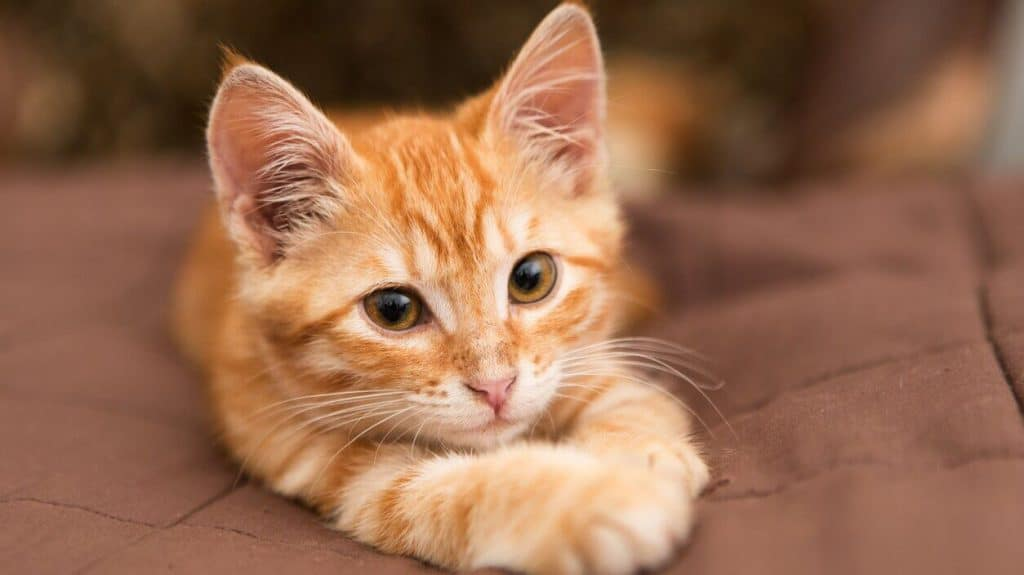
#> input picture gato.jpg, 1024 x 575 px
$ jupyter execute EjerciciosPropuestos.ipynb
#> lines starting #> are read from the running program, lines starting #| are printed output that depends on the picture; after the words box and inside, x2 and y2 are one past the last pixel; in counts of white or black regions, pixels touching at a corner belong together
[cell 1]
import cv2
import numpy as np
import matplotlib.pyplot as plt

[cell 2]
# Cargar las tres imágenes
img_gato = cv2.imread('gato.jpg')
#> img_gato is the input picture: shape (575, 1024, 3); mean B, G, R 79.3, 106.1, 150.5
img_perro = cv2.imread('perro.jpg')
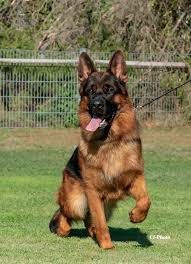
#> input picture perro.jpg, 191 x 264 px
#> img_perro is the input picture: shape (264, 191, 3); mean B, G, R 80.9, 120.6, 124.8
img_persona = cv2.imread('persona.jpg')
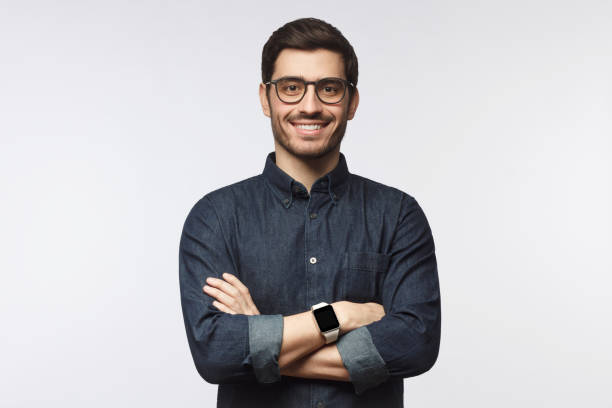
#> input picture persona.jpg, 612 x 408 px
#> img_persona is the input picture: shape (408, 612, 3); mean B, G, R 194.4, 191.1, 192.6
plt.imshow(cv2.cvtColor(img_persona, cv2.COLOR_BGR2RGB))
plt.title("Imagen de Persona Original")
plt.show()
plt.imshow(cv2.cvtColor(img_gato, cv2.COLOR_BGR2RGB))
plt.title("Imagen de Gato Original")
plt.show()
plt.imshow(cv2.cvtColor(img_perro, cv2.COLOR_BGR2RGB))
plt.title("Imagen de Perro Original")
plt.show()
# Obtener las dimensiones de cada imagen
h_gato, w_gato, _ = img_gato.shape
#> h_gato = 575; w_gato = 1024
h_perro, w_perro, _ = img_perro.shape
#> h_perro = 264; w_perro = 191
h_persona, w_persona, _ = img_persona.shape
#> h_persona = 408; w_persona = 612

# Encontrar las dimensiones máximas
max_alto = max(h_gato, h_perro, h_persona)
#> max_alto = 575
max_ancho = max(w_gato, w_perro, w_persona)
#> max_ancho = 1024

# Redimensionar todas las imágenes al mismo tamaño
gato_redimensionado = cv2.resize(img_gato, (max_ancho, max_alto))
perro_redimensionado = cv2.resize(img_perro, (max_ancho, max_alto))
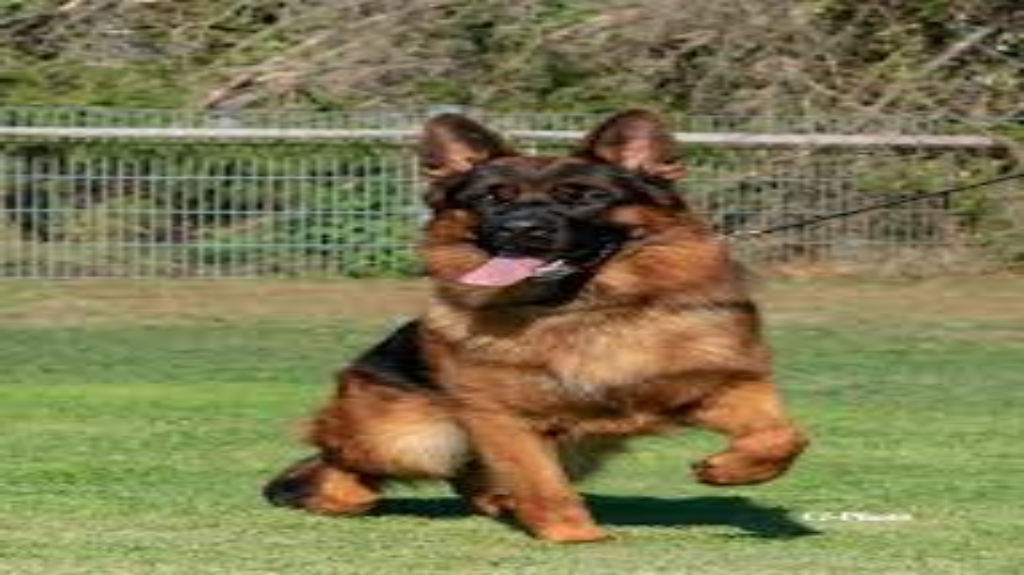
#> perro_redimensionado: shape (575, 1024, 3); mean B, G, R 80.8, 120.5, 124.7
persona_redimensionada = cv2.resize(img_persona, (max_ancho, max_alto))

# Mostrar una de las imágenes redimensionadas para comprobar
# Se convierte de BGR a RGB para mostrar con Matplotlib
plt.imshow(cv2.cvtColor(persona_redimensionada, cv2.COLOR_BGR2RGB))
plt.title("Imagen de Persona Redimensionada")
plt.show()
plt.imshow(cv2.cvtColor(gato_redimensionado, cv2.COLOR_BGR2RGB))
plt.title("Imagen de Gato Redimensionada")
plt.show()
plt.imshow(cv2.cvtColor(perro_redimensionado, cv2.COLOR_BGR2RGB))
plt.title("Imagen de Perro Redimensionada")
plt.show()

[cell 3]
# OpenCV usa el orden BGR, por lo que el canal Rojo es el 2, Verde es 1 y Azul es 0.
# Extraer el canal Rojo del gato
canal_R_gato = gato_redimensionado[:,:,2]
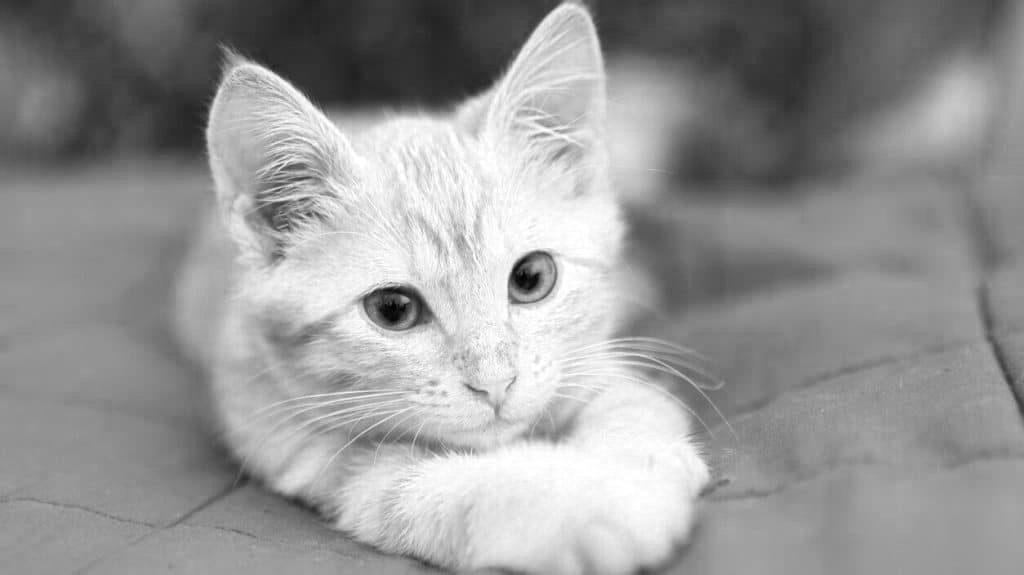
#> canal_R_gato: shape (575, 1024); min 0, max 255, mean 150.5
# Extraer el canal Verde del perro
canal_G_perro = perro_redimensionado[:,:,1]
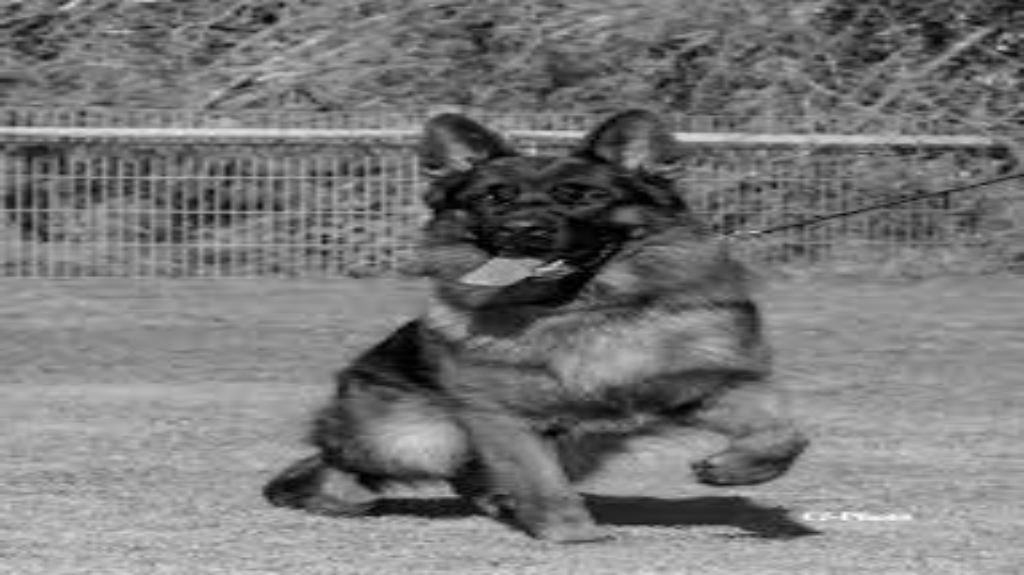
#> canal_G_perro: shape (575, 1024); min 0, max 254, mean 120.5
# Extraer el canal Azul de la persona
canal_B_persona = persona_redimensionada[:,:,0]
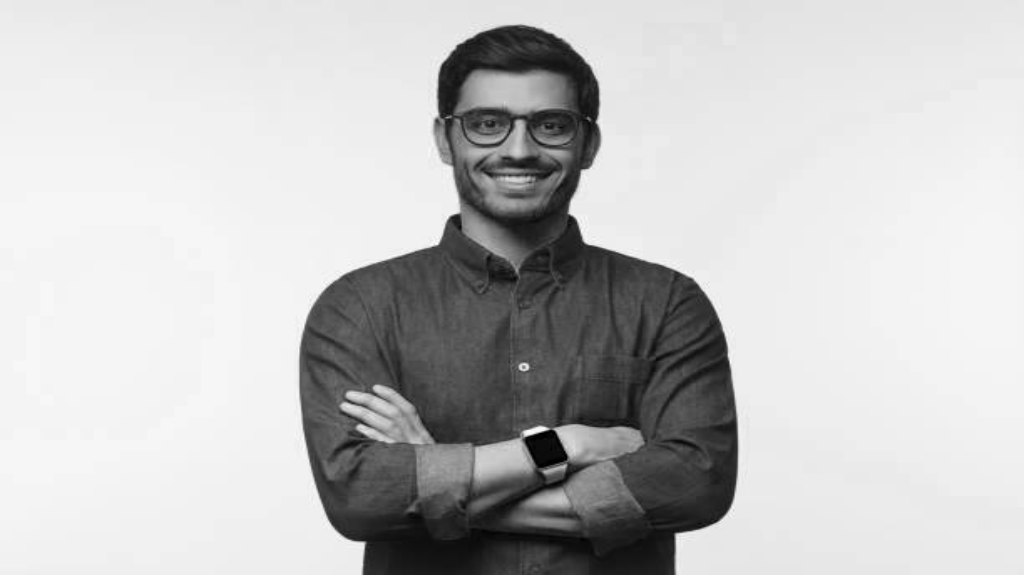
#> canal_B_persona: shape (575, 1024); min 0, max 254, mean 194.4

# Unir los canales en una nueva imagen BGR
imagen_combinada = cv2.merge([canal_B_persona, canal_G_perro, canal_R_gato])
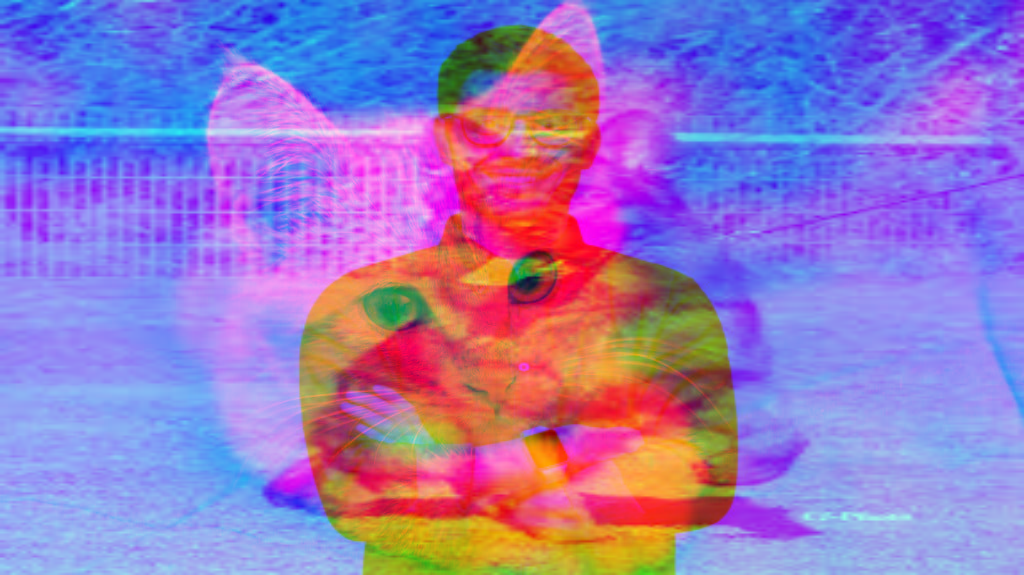
#> imagen_combinada: shape (575, 1024, 3); mean B, G, R 194.4, 120.5, 150.5

# Mostrar la imagen resultante
plt.imshow(cv2.cvtColor(imagen_combinada, cv2.COLOR_BGR2RGB))
plt.title("Imagen con Canales Combinados")
plt.show()

[cell 4]
# Convertir la imagen combinada a su negativo
imagen_negativo = 255 - imagen_combinada
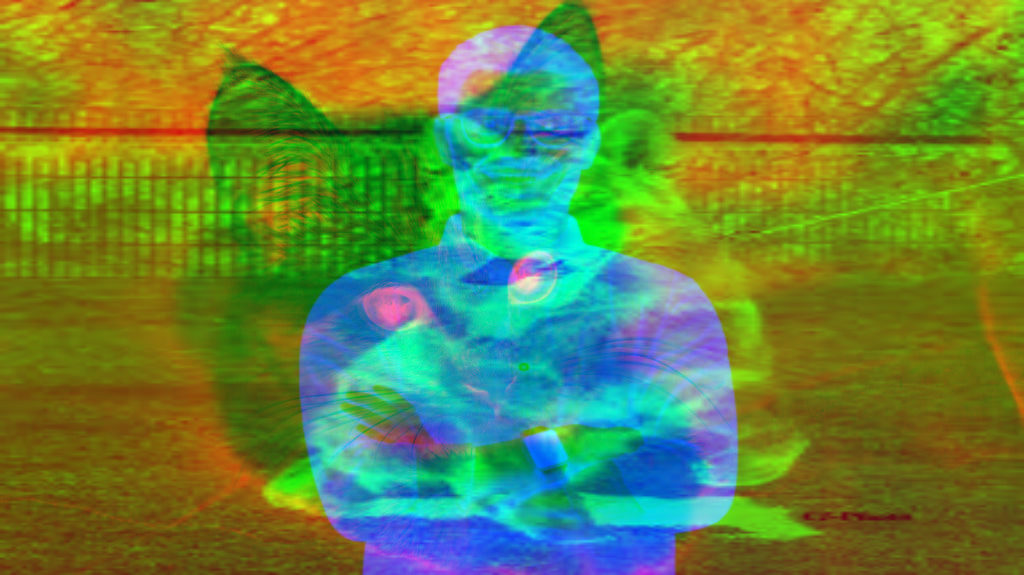
#> imagen_negativo: shape (575, 1024, 3); mean B, G, R 60.6, 134.5, 104.5

# Guardar la imagen en negativo
cv2.imwrite('imagen_negativo.jpg', imagen_negativo)

# Mostrar el negativo
plt.imshow(cv2.cvtColor(imagen_negativo, cv2.COLOR_BGR2RGB))
plt.title("Imagen en Negativo")
plt.show()

# Abrir la imagen guardada en escala de grises
img_negativo_gris = cv2.imread('imagen_negativo.jpg', cv2.IMREAD_GRAYSCALE)
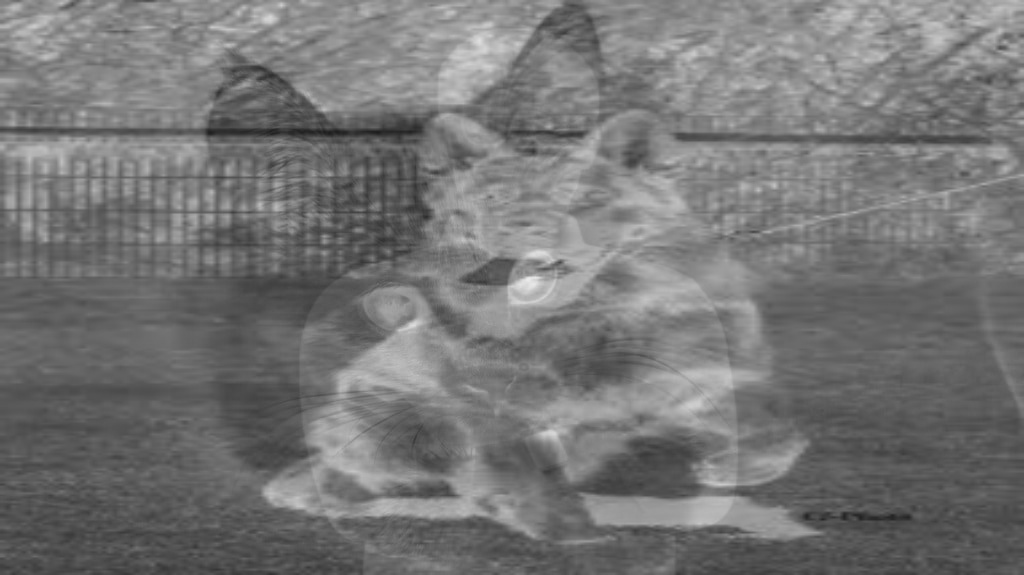
#> img_negativo_gris: shape (575, 1024); min 29, max 235, mean 117.1

# Guardar la nueva imagen en escala de grises
cv2.imwrite('imagen_negativo_gris.jpg', img_negativo_gris)

# Mostrar la imagen en escala de grises
plt.imshow(img_negativo_gris, cmap='gray')
plt.title("Negativo en Escala de Grises")
plt.show()

[cell 5]
# Se usa la imagen del perro redimensionado
imagen_interactiva = perro_redimensionado.copy()
ventana_nombre = 'Visualizador de Canales (R, G, B para alternar, ESC para salir)'

# Banderas para controlar la visibilidad
mostrar_r, mostrar_g, mostrar_b = True, True, True

while True: #
    img_display = imagen_interactiva.copy()

    # Poner a cero el canal si su bandera es falsa
    if not mostrar_b:
        img_display[:, :, 0] = 0
    if not mostrar_g:
        img_display[:, :, 1] = 0
    if not mostrar_r:
        img_display[:, :, 2] = 0

    # Mostrar la imagen en la ventana
    cv2.imshow(ventana_nombre, img_display)

    # Esperar por la tecla del usuario
    k = cv2.waitKey(1) & 0xFF
#> (key Esc is pressed here)

    # Salir si se presiona ESC
    if k == 27:
        break
    elif k == ord('r'):
        mostrar_r = not mostrar_r
    elif k == ord('g'):
        mostrar_g = not mostrar_g
    elif k == ord('b'):
        mostrar_b = not mostrar_b

# Cerrar todas las ventanas
cv2.destroyAllWindows()

[cell 6]
# Cargar la imagen y hacer una copia para dibujar sobre ella
img_dibujo = cv2.imread('gato.jpg').copy()

# Dibujar un círculo: (imagen, centro, radio, color BGR, grosor)
cv2.circle(img_dibujo, center=(300, 220), radius=100, color=(0, 255, 0), thickness=3)

# Definir la fuente para el texto
fuente = cv2.FONT_HERSHEY_SIMPLEX

# Escribir texto: (imagen, texto, posicion, fuente, tamaño, color, grosor)
cv2.putText(img_dibujo, text='Gato', org=(10, 50), fontFace=fuente, fontScale=2, color=(0, 0, 255), thickness=3)

# Guardar la imagen modificada
cv2.imwrite('imagen_con_dibujo.jpg', img_dibujo)

# Mostrar el resultado
plt.imshow(cv2.cvtColor(img_dibujo, cv2.COLOR_BGR2RGB))
plt.title("Imagen con Círculo y Texto")
plt.show()

[cell 7]
# Cargar la imagen de la persona
img_para_umbral = cv2.imread('persona.jpg')

# Convertir a escala de grises
img_gris = cv2.cvtColor(img_para_umbral, cv2.COLOR_BGR2GRAY)

# Aplicar umbral binario. Devuelve el umbral y la imagen modificada.
# Píxeles < 127 se vuelven 0, y >= 127 se vuelven 255
_, imagen_umbral = cv2.threshold(img_gris, 127, 255, cv2.THRESH_BINARY)
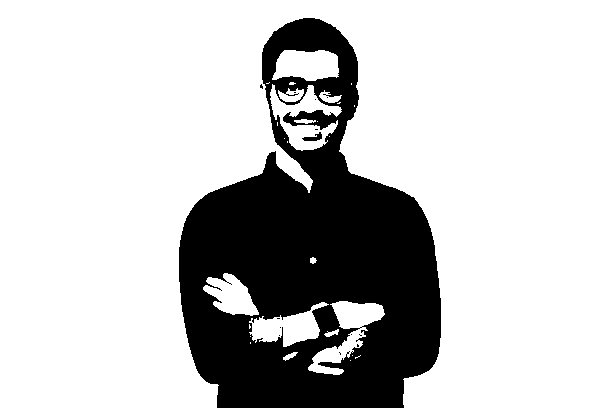
#> imagen_umbral: shape (408, 612); 77.3% white; 14 black regions (12 under 20 px), largest, box (x1, y1, x2, y2) and area: (179, 18, 441, 408) 56581, (302, 132, 322, 141) 90

# Guardar la imagen con umbral
cv2.imwrite('imagen_umbral.jpg', imagen_umbral)

# Mostrar la imagen con umbral
plt.imshow(imagen_umbral, cmap='gray')
plt.title("Imagen con Umbral Binario")
plt.show()
